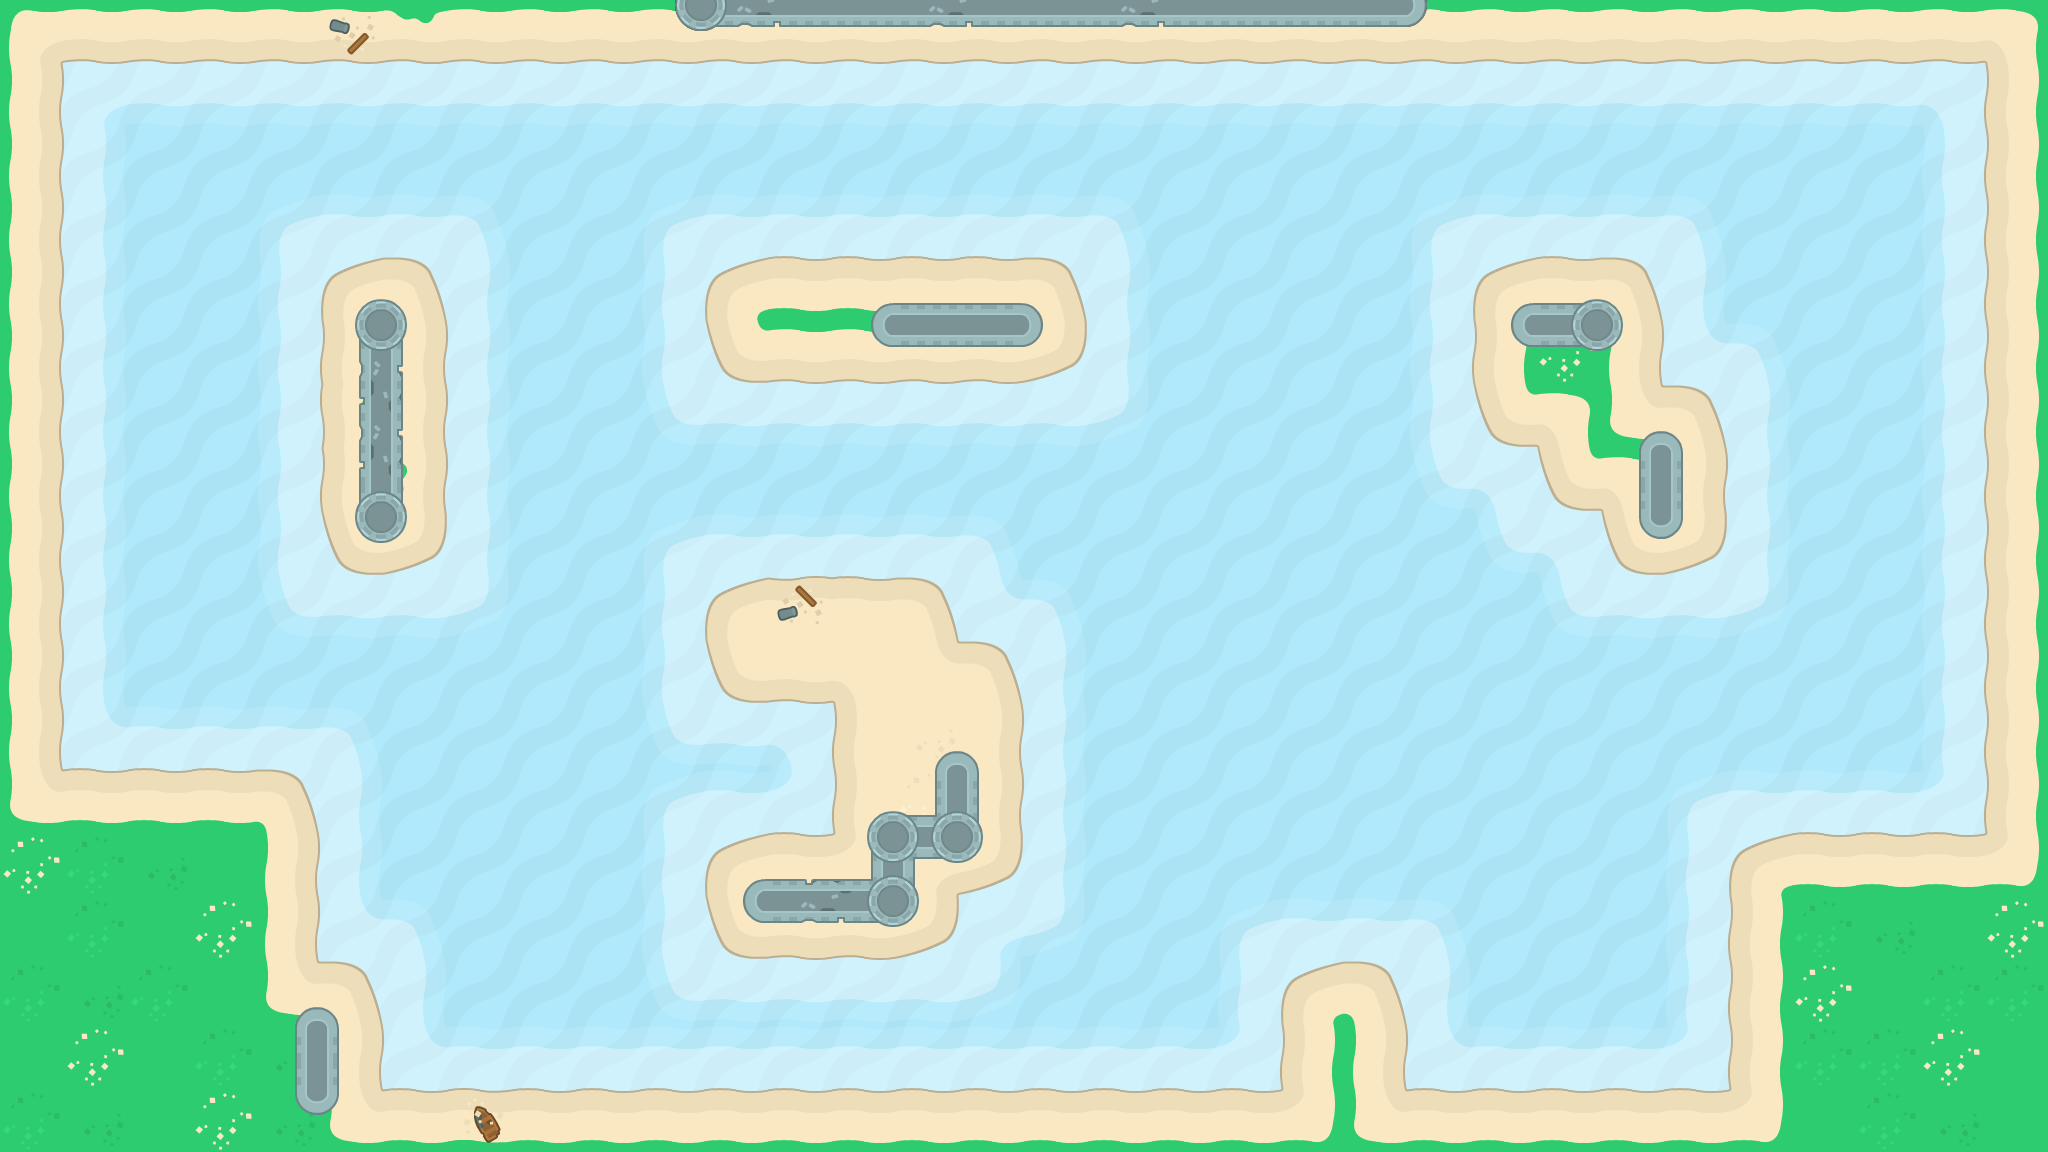

A 2D game scene composited from a Tiled map and its tileset images. What follows is a short description and the map's XML, with each tile layer's data collapsed to a summary:
An orthogonal 32x18 tile map with 64x64 px tiles, 4 tile layers (waterLayer, shoreLayer, beachLayer, obstacleLayer), 1 hidden layer not drawn and 29 objects.

<map version="1.9" tiledversion="1.9.2" orientation="orthogonal" renderorder="right-down" width="32" height="18" tilewidth="64" tileheight="64" infinite="0" nextlayerid="8" nextobjectid="32">
 <tileset firstgid="1" source="TileSet/pirateTileset.tsx" />
 <layer id="1" name="waterLayer" width="32" height="18">
  <data>[576 cells, 576 non-empty, 1 distinct tile ids]</data>
 </layer>
 <layer id="2" name="shoreLayer" width="32" height="18">
  <data>[576 cells, 381 non-empty, 13 distinct tile ids]</data>
 </layer>
 <layer id="3" name="beachLayer" width="32" height="18">
  <data>[576 cells, 199 non-empty, 36 distinct tile ids]</data>
 </layer>
 <layer id="4" name="spawnLayer" width="32" height="18" visible="0">
  <data>[576 cells, 4 non-empty, 1 distinct tile ids]</data>
 </layer>
 <layer id="5" name="obstacleLayer" width="32" height="18" offsetx="-35.2452" offsety="-27.6899">
  <data>[576 cells, 31 non-empty, 13 distinct tile ids]</data>
 </layer>
 <objectgroup id="6" name="tankCollisionLayer">
  <object id="2" x="708.152" y="258.272" width="127.426" height="124.005">
   <polygon points="0,0 127.426,0 127.426,124.005 0,124.005" />
  </object>
  <object id="3" x="835.577" y="256.94" width="250.673" height="125.337">
   <polygon points="0,0 250.673,0 250.673,125.337 0,125.337" />
  </object>
  <object id="4" x="55.3631" y="1.71155" width="1931.9" height="59.9784">
   <polygon points="0,0 1931.9,0 1931.9,59.9784 0,59.9784" />
  </object>
  <object id="5" x="323.12" y="257.647" width="118.046" height="309.248">
   <polygon points="0,0 118.046,0 118.046,309.248 0,309.248" />
  </object>
  <object id="6" x="1985.85" y="0.182783" width="61.601" height="837.649">
   <polygon points="0,0 61.601,0 61.601,837.649 0,837.649" />
  </object>
  <object id="7" x="1732.02" y="837.512" width="315.161" height="313.76">
   <polygon points="0,0 315.161,0 315.161,313.76 0,313.76" />
  </object>
  <object id="8" x="379.632" y="1089.58" width="1354.19" height="64.1779">
   <polygon points="0,0 1354.19,0 1354.19,64.1779 0,64.1779" />
  </object>
  <object id="9" x="1283.48" y="961.871" width="121.69" height="129.757">
   <polygon points="0,0 121.69,0 121.69,129.757 0,129.757" />
  </object>
  <object id="10" x="314.719" y="964.871" width="64.2236" height="187.981">
   <polygon points="0,0 64.2236,0 64.2236,187.981 0,187.981" />
  </object>
  <object id="11" x="0.978376" y="772.133" width="313.851" height="379.986">
   <polygon points="0,0 313.851,0 313.851,379.986 0,379.986" />
  </object>
  <object id="12" x="2.08894" y="2.08894" width="56.3125" height="767.976">
   <polygon points="0,0 56.3125,0 56.3125,767.976 0,767.976" />
  </object>
  <object id="13" x="707" y="579" width="250" height="122">
   <polygon points="0,0 250,0 250,122 0,122" />
  </object>
  <object id="15" x="957" y="642" width="64" height="246">
   <polygon points="0,0 64,0 64,246 0,246" />
  </object>
  <object id="16" x="833" y="704" width="123" height="130">
   <polygon points="0,0 123,0 123,130 0,130" />
  </object>
  <object id="17" x="706" y="834" width="250" height="121">
   <polygon points="0,0 250,0 250,121 0,121" />
  </object>
  <object id="28" x="1476" y="259" width="184.667" height="187" />
  <object id="29" x="1661.33" y="386" width="59.3333" height="186.667" />
  <object id="30" x="1603" y="509.333" width="55.6667" height="63.3333" />
  <object id="31" x="1537.67" y="448" width="121" height="61.6667" />
 </objectgroup>
 <objectgroup id="7" name="bulletCollisionLayer" visible="0" offsetx="-10" offsety="8">
  <object id="18" x="877.667" y="292" width="169.667" height="41.6667">
   <polygon points="0,0 169.667,0 169.667,41.6667 0,41.6667" />
  </object>
  <object id="19" x="363.333" y="286.667" width="45.3333" height="241.333">
   <polygon points="0,0 45.3333,0 45.3333,241.333 0,241.333" />
  </object>
  <object id="20" x="300.667" y="995.333" width="42" height="104">
   <polygon points="0,0 42,0 42,104 0,104" />
  </object>
  <object id="21" x="750.667" y="865.833" width="169" height="44.1667">
   <polygon points="0,0 169,0 169,44.1667 0,44.1667" />
  </object>
  <object id="22" x="876" y="803.167" width="43.3333" height="62.6667">
   <polygon points="0,0 43.3333,0 43.3333,62.6667 0,62.6667" />
  </object>
  <object id="23" x="914.667" y="802.833" width="69.8333" height="42.3333">
   <polygon points="0,0 69.8333,0 69.8333,42.3333 0,42.3333" />
  </object>
  <object id="24" x="941.333" y="740.167" width="43" height="61.6667">
   <polygon points="0,0 43,0 43,61.6667 0,61.6667" />
  </object>
  <object id="25" x="1518" y="290" width="108.667" height="44">
   <polygon points="0,0 108.667,0 108.667,44 0,44" />
  </object>
  <object id="26" x="1644.92" y="419.333" width="43.9167" height="105.583">
   <polygon points="0,0 43.9167,0 43.9167,105.583 0,105.583" />
  </object>
  <object id="27" x="685" y="-30" width="743" height="44">
   <polygon points="0,0 743,0 743,44 0,44" />
  </object>
 </objectgroup>
</map>
